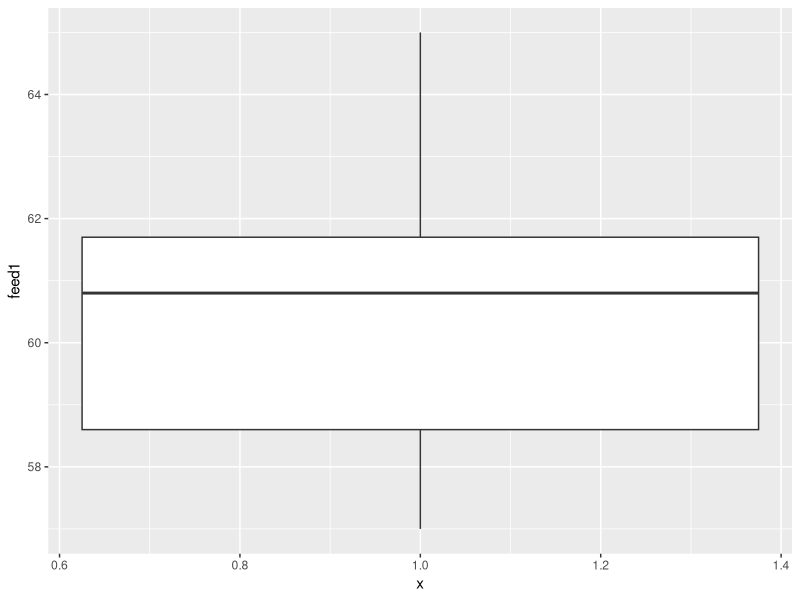
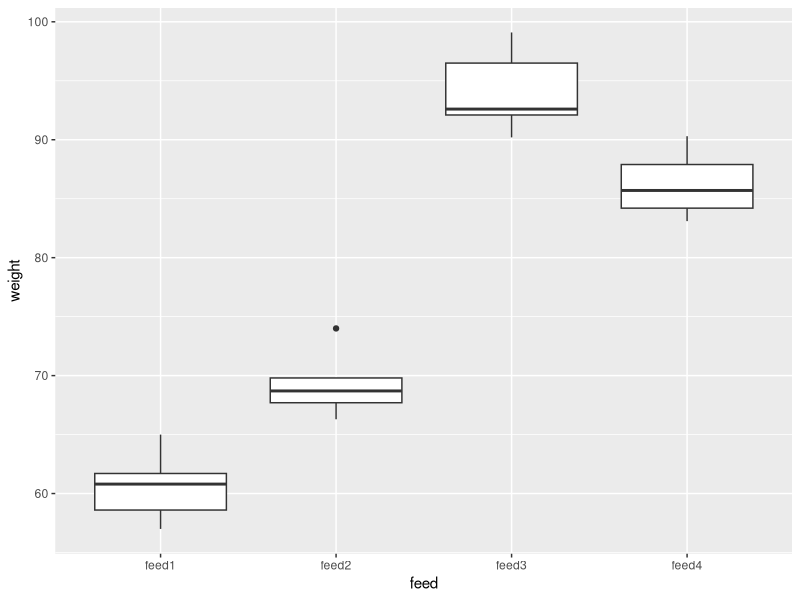
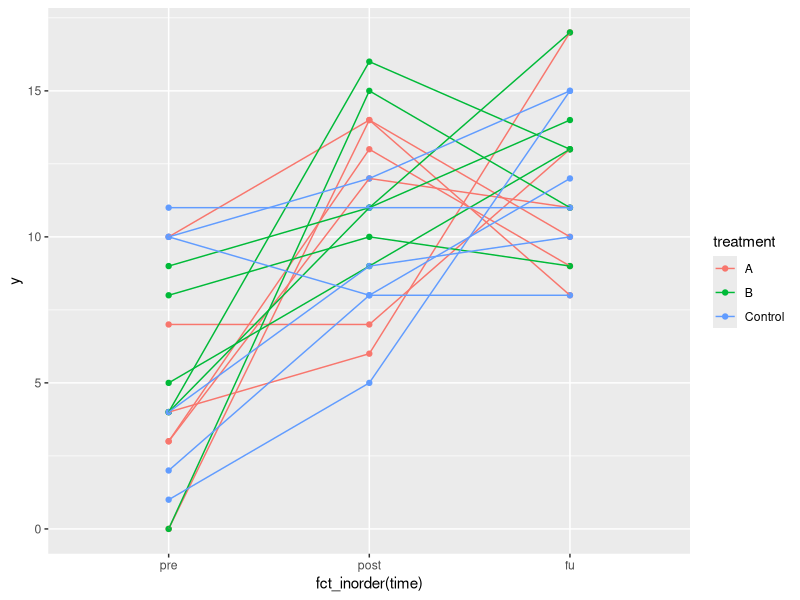
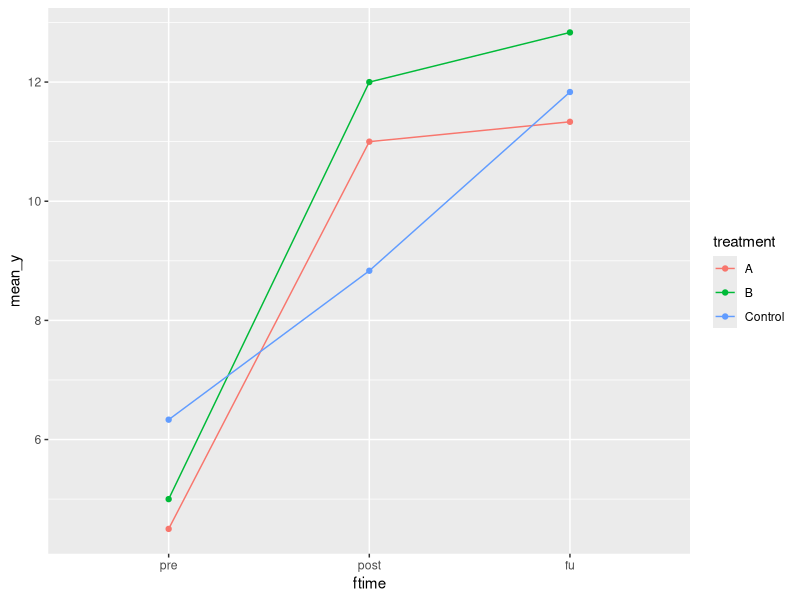

Source code (R) for these figures, in order:
## ---- chunk 1
library(tidyverse)
## ---- chunk 2
pigs <- read_table("pigs1.txt")
pigs
## ---- chunk 3
ggplot(pigs, aes(x=1, y=feed1)) + geom_boxplot()
## ---- chunk 4
pigs
pigs %>% pivot_longer(-pig, names_to="feed", 
                      values_to="weight") -> pigs_longer
## ---- chunk 5
pigs_longer 
## ---- chunk 6
ggplot(pigs_longer, aes(x=feed, y=weight)) + geom_boxplot()
## ---- chunk 7
pigs_longer %>% 
  pivot_wider(names_from=feed, values_from=weight)
## ---- chunk 8
pigs_longer %>% 
  pivot_wider(names_from=pig, values_from=weight)
## ---- chunk 9
prevalence <- read_table("disease.txt")
prevalence
## ---- chunk 10
prevalence %>% 
  gather(disloc, freq, -Species) %>% 
  separate(disloc, into=c("disease", "location"))
## ---- chunk 11
prevalence %>% 
  pivot_longer(-Species, names_to=c("disease", "location"),
               names_sep="_", values_to="frequency")%>% 
  arrange(Species, location, disease) -> prevalence_longer
prevalence_longer
## ---- chunk 12
prevalence_longer %>% 
  pivot_wider(names_from=c(Species, location), values_from=frequency)
## ---- chunk 13
prevalence_longer %>% 
  pivot_wider(names_from=location, values_from=frequency)
## ---- chunk 14
pigs_longer
pigs_longer %>% 
  group_by(feed) %>% 
  summarize(weight_mean=mean(weight))
## ---- chunk 15
pigs_longer %>% 
  group_by(feed) %>% 
  summarize(r=quantile(weight, c(0.25, 0.75)))
## ---- chunk 16
pigs_longer %>% 
  group_by(feed) %>% 
  summarize(r=list(quantile(weight, c(0.25, 0.75)))) %>% 
  unnest(r)
## ---- chunk 17
quantile(pigs_longer$weight, c(0.25, 0.75))
enframe(quantile(pigs_longer$weight, c(0.25, 0.75)))
## ---- chunk 18
pigs_longer %>% 
  group_by(feed) %>% 
  summarize(r=list(enframe(quantile(weight, c(0.25, 0.75))))) %>% 
  unnest(r) %>% 
  pivot_wider(names_from=name, values_from=value) 
## ---- chunk 19
repmes0 <- read_table2("repmes.txt")
repmes0 %>% mutate(id=str_c(treatment, ".", rep)) %>% 
  select(-rep) %>% 
  select(id, everything()) -> repmes
repmes
## ---- chunk 20
repmes %>% pivot_longer(contains("_"),
                        names_to=c("time", "var"),
                        names_sep="_"
                         )
## ---- chunk 21
repmes %>% pivot_longer(contains("_"),
                        names_to=c("time", ".value"),
                        names_sep="_"
                        ) -> repmes3
repmes3
## ---- chunk 22
ggplot(repmes3, aes(x=fct_inorder(time), y=y, 
                    colour=treatment, group=id)) +
  geom_point() + geom_line()
## ---- chunk 23
repmes3 %>% group_by(treatment, ftime=fct_inorder(time)) %>% 
  summarize(mean_y=mean(y)) %>% 
  ggplot(aes(x=ftime, y=mean_y, colour=treatment, group=treatment)) + 
    geom_point() + geom_line()
